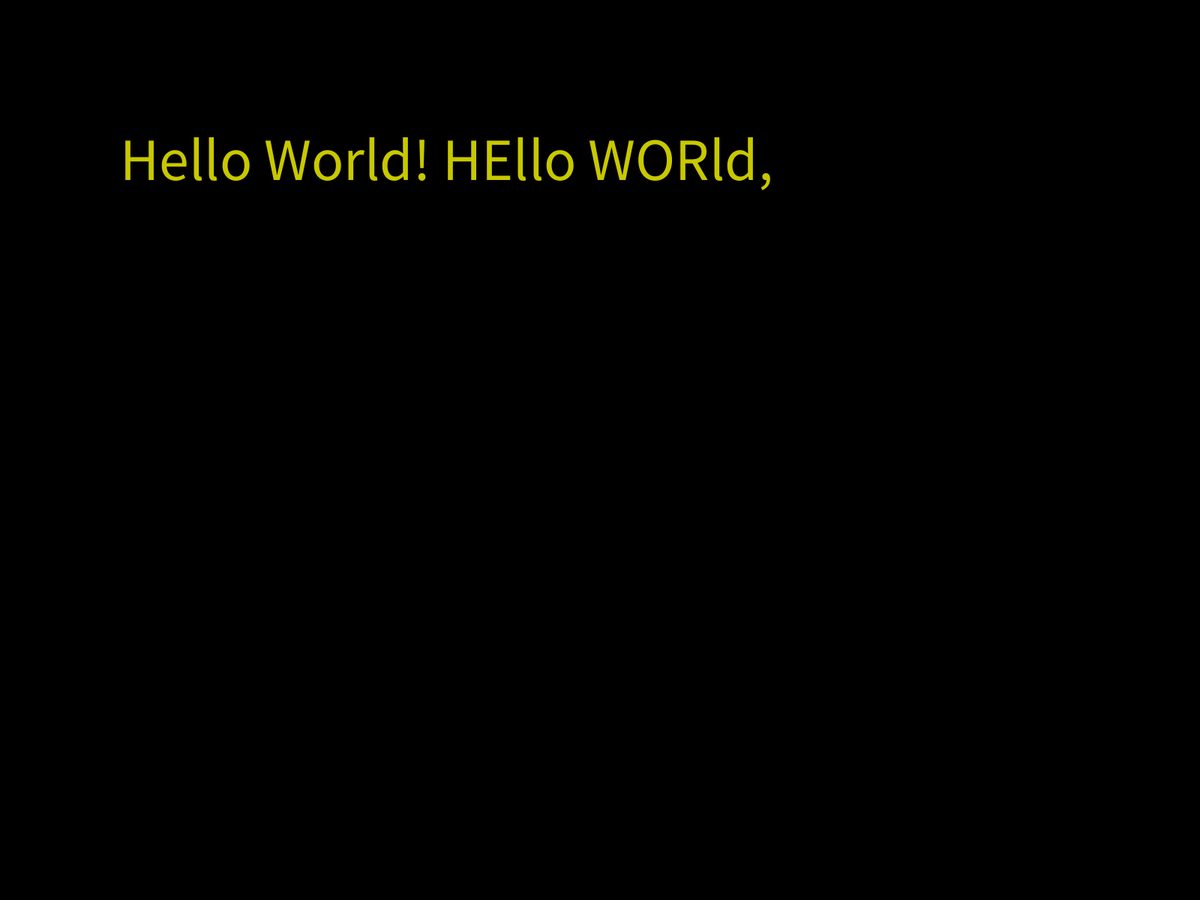
Frame 1 (no input)
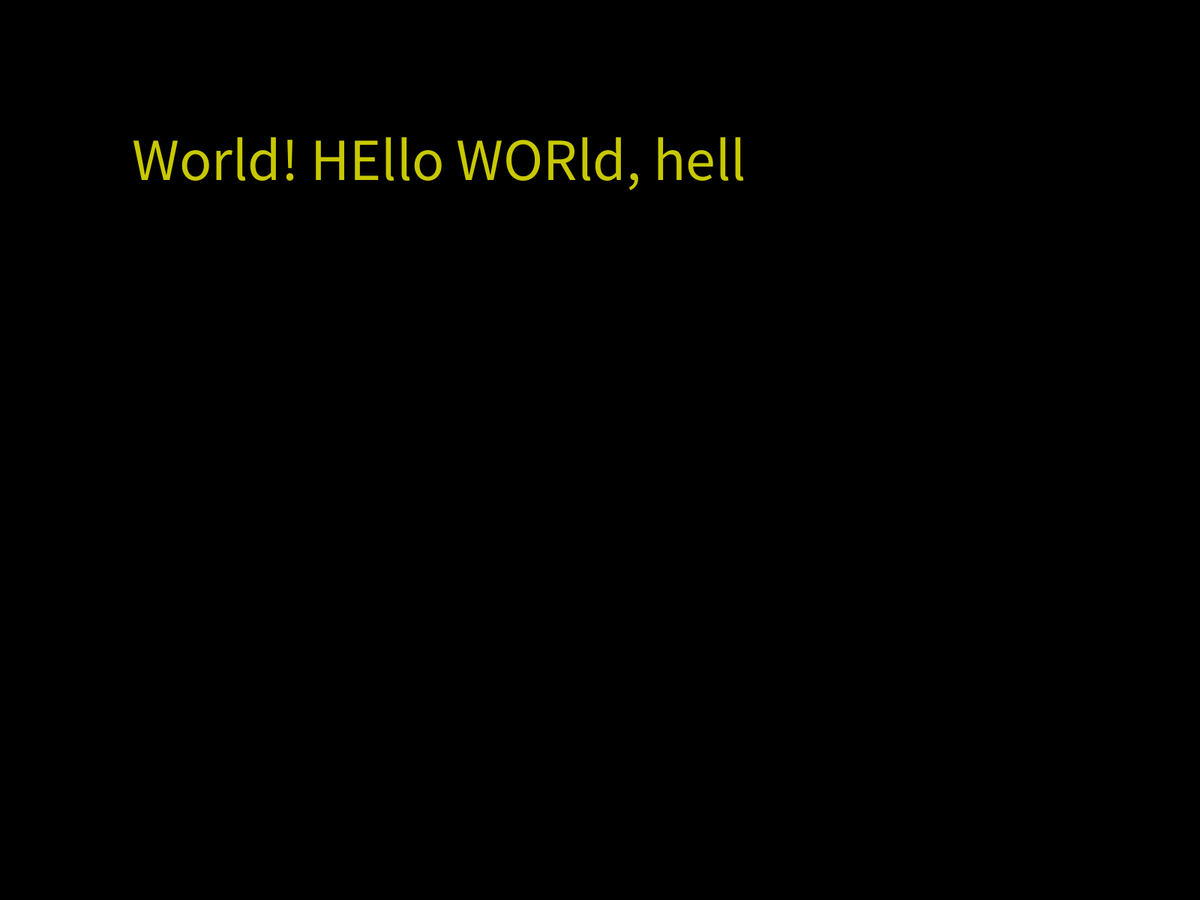
Frame 60 (the mouse pressed at the canvas centre just before this capture)
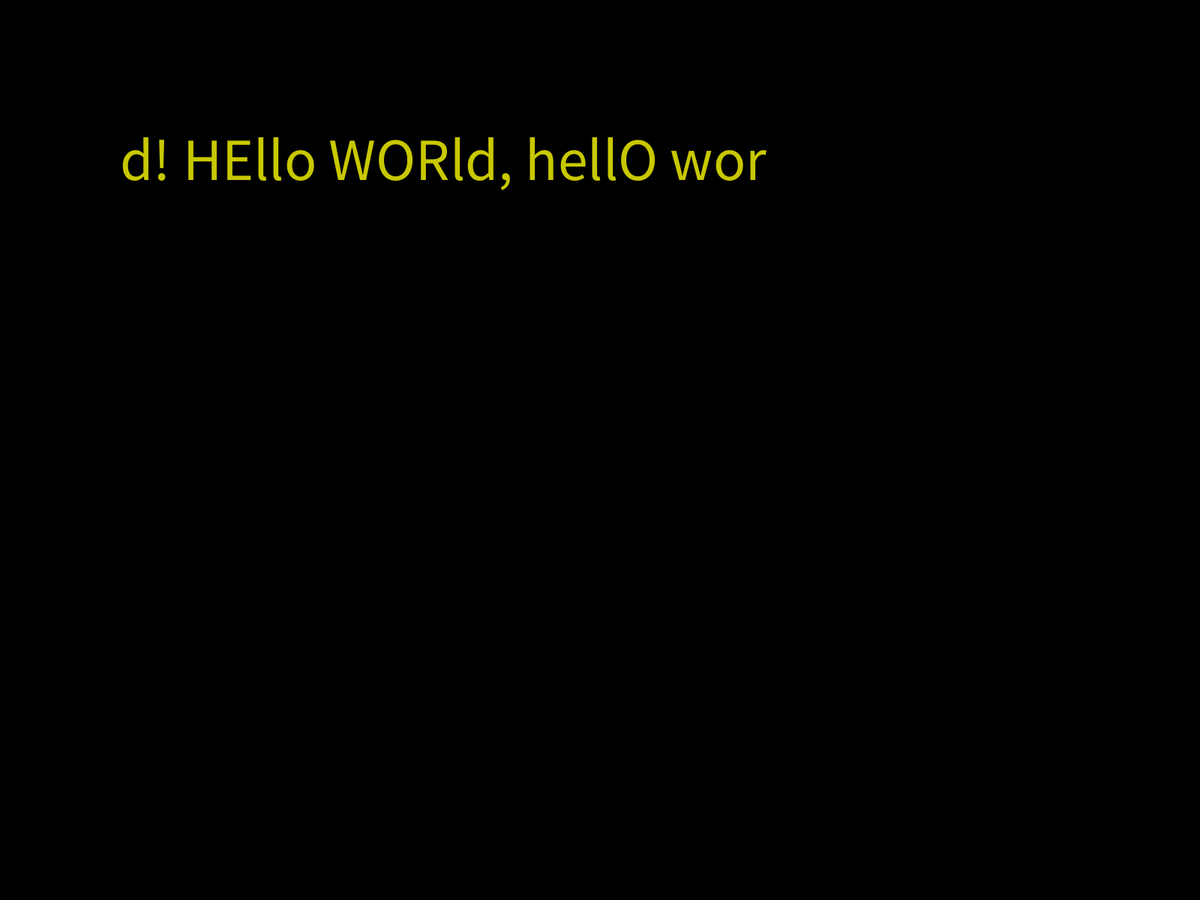
Frame 120 (the mouse held since frame 60 and released just before this capture)

The Processing sketch that drew these frames (run headless with seeded random() and noise(); from frame 60 on, the mouse is pressed at the canvas centre):

// Processing sketch: ROLLING_TEXT_V1_BY_CRIS
// ── ROLLING_TEXT_V1_BY_CRIS.pde
////////////////////////////////////
//
// THIS CODE SHOWS UP ON THE SCREEN
// A ROLLING HORIZONTAL TEXT
//
// BY CRIS 2020
//
//
//
////////////////////////////////////

void setup() {
  
  // CHOOSE ONE SCREEN SIZE
  // BY UNCOMMENT ONE OPTION:
  fullScreen();
  //size(1136,640);
  //size(1920,1080);
  //size(2560,1440);
  //size(1280,720);
  //size(1704,960);
  
  orientation(LANDSCAPE);

  // EVERYWHERE YOU READ THIS MESSAGE
  // "COPY TO YOUR CODE"
  // DO IT TO HAVE THIS TOOL
  // WORKING FINE
  
  ////////////////////////////////////////////////
  // ROLLING TEXT CODE
  // COPY TO YOUR CODE:
  orientation(LANDSCAPE);
  rolling_char_size=int(width/20.0);  
  rolling_x_init=int(width/10);
  rolling_y_init=int(height/5); 
  rolling_text_activator=true;
  
}


void draw() {
  
  // COPY TO YOUR CODE:  
  background(0); // OPTIONAL
  rolling_text_activator=true;
  if (rolling_text_activator==true) {
    fill(200,200,0); // TEXT COLOR
    showrollingtext("Hello World! HEllo WORld, hellO worLD ||| HELLO WORLD!",rolling_x_init,rolling_y_init);
  }

  
}

// ── SHOW_ROLLING_TEXT.pde
////////////////////////////////////
//
// THIS CODE SHOWS UP ON THE SCREEN
// A ROLLING HORIZONTAL TEXT
//
// BY CRIS 2020
//
// COPY ALL OF THIS FOLDER TO YOUR CODE
// AND HAVE FUN
//
//
////////////////////////////////////

////////////////////////////////////
// 
// GLOBAL TIMING VARIABLES:
//
////////////////////////////////////
int rolling_counter=0;
int time_last_roll=millis();
boolean rolling_text_activator;

// GEOMETRICAL VARIABLES
int rolling_char_size;
int rolling_x_init;
int rolling_y_init;



/////////////////////////////////////
//
/////////////////////////////////////

void showrollingtext(String rt, int x0,int y0) {
  
  // DEFINES HOW MANY CHARS WILL BE SHOWN AT A TIME
  final int print_length=25; 
  
  // THIS DEFINE THE TIMMING OF THE ROLLING
  final int roll_every=200;
  
  final int tl=rt.length();
  
  // AVOID PRINTING BIGGER THAN THE TEXT ITSELF
  if (print_length>tl) {
    println("text is too short");
    return;
  }
  
  // UPDATE THE ROLLING COUNTER
  if (millis() > time_last_roll + roll_every)
  {
    time_last_roll = millis();
    rolling_counter++;
  }
  
  // AVOID LIMIT
  if(rolling_counter>tl) rolling_counter=0;
  
  // COLOR AND SIZE DEFINITIONS:
  color(200);
  stroke(255);
  noFill();
  strokeWeight(4);
  textSize(rolling_char_size);
  
  //// RECTANGLE AROUND THE TEXT
  //rect(x-0.2*charsize,y-1.1*charsize,charsize*print_length,1.4*charsize);
  
  ////////////////////////////////////////////////////////////////
  //
  // PRINT JUST A SECTION OF THE STRING:
  // FIRST NUMBER IS THE TOTAL TO PRINT AT A TIME
  // SECOND IS THE X COORDINATE
  // THIRD IS THE Y COORDINATE
  //
  ////////////////////////////////////////////////////////////////
  // A COPY OF TEXT STRING IS MADE HERE TO 
  // MAKE IT EASIER TO ROLL 
  final String doubled_text=rt+" "+rt;
  //
  text(doubled_text.substring(rolling_counter,rolling_counter+print_length), x0, y0);
  ///////////////////////////////////////////////////////////////////
  
}
